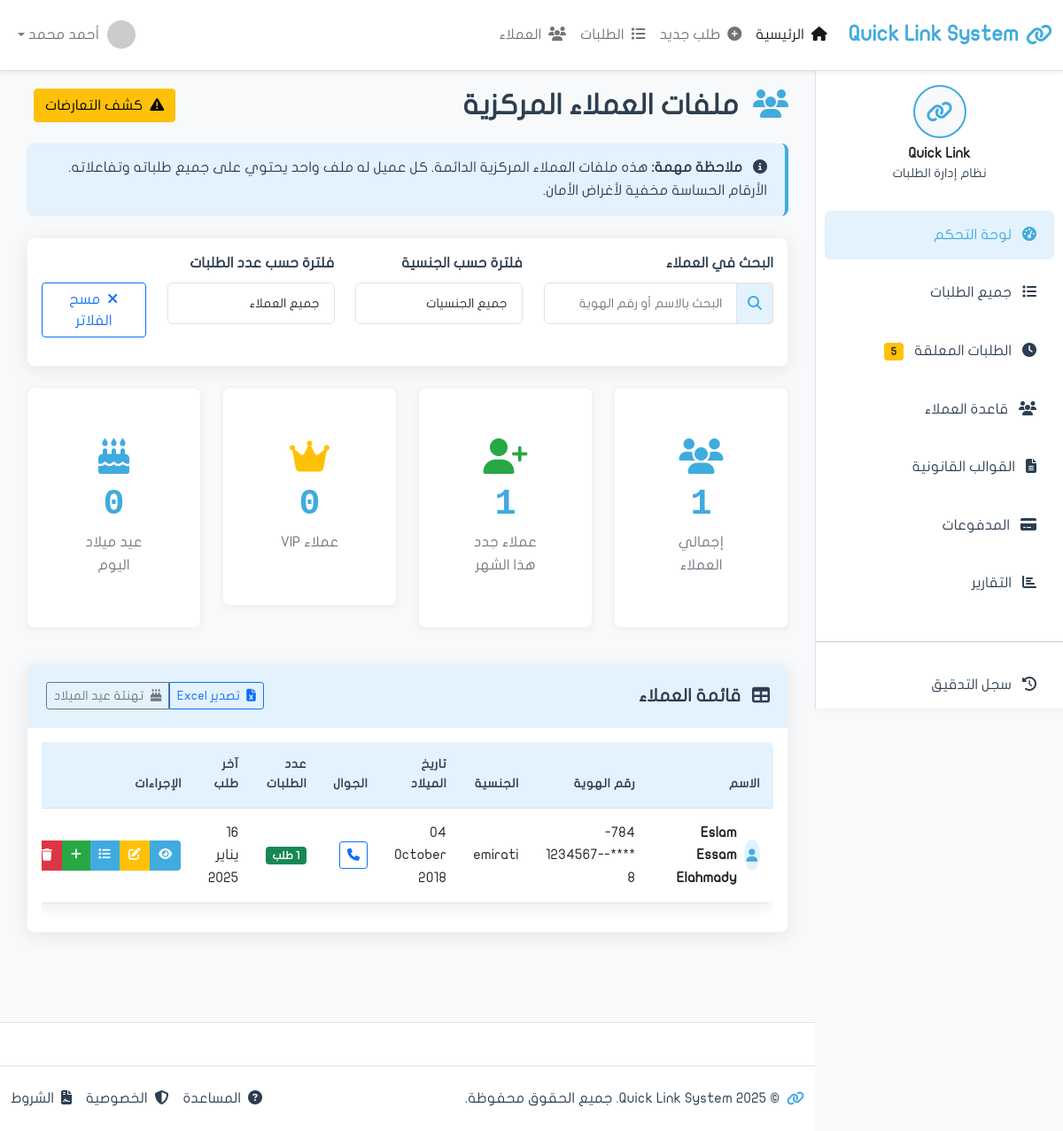
Before: /clients/ with the older database file.
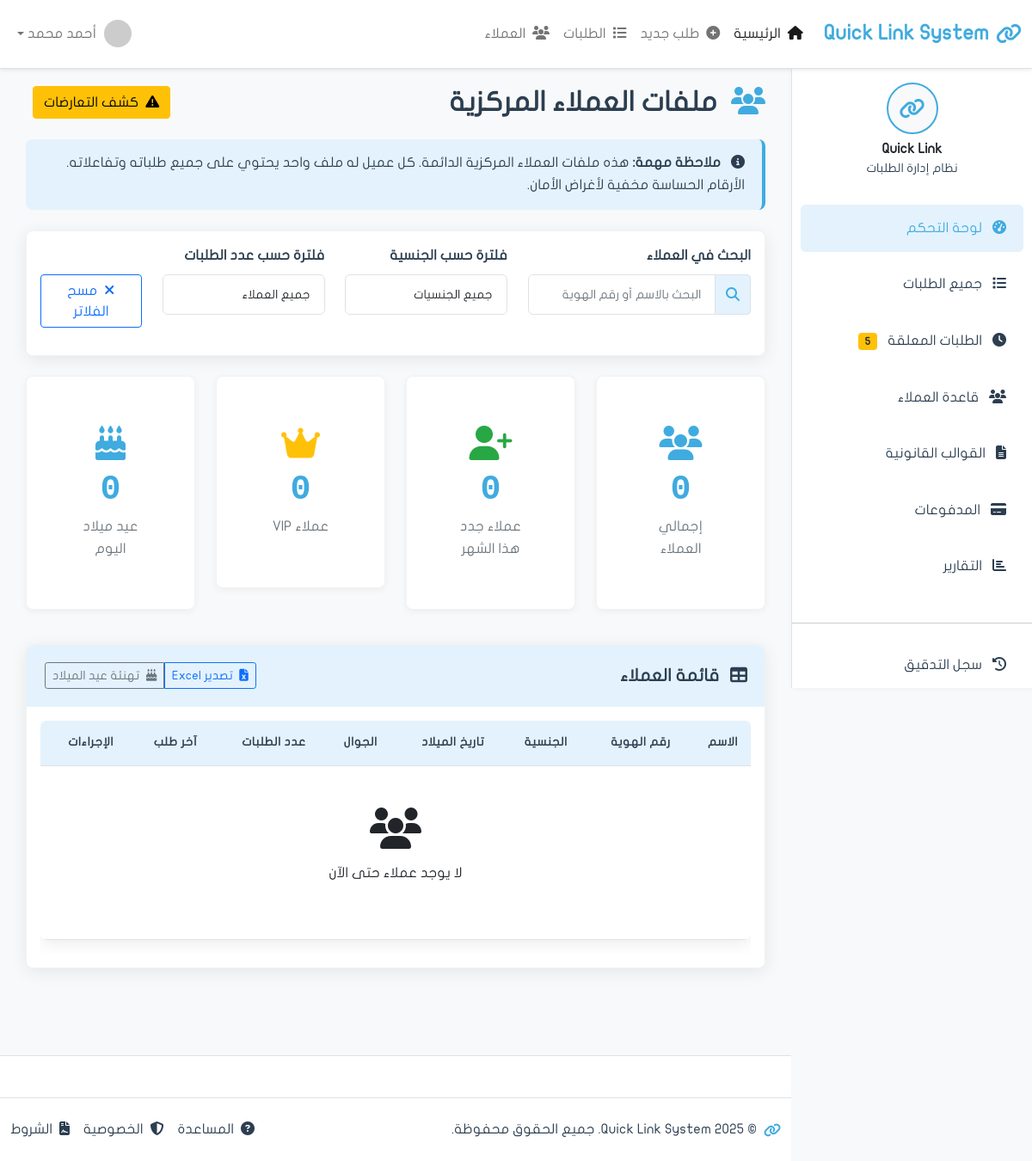
After: the same page with the newer database file.
### apps/clients/models.py (models this page shows, shortened)
class Customer(models.Model):
    full_name = models.CharField('الاسم الرباعي', max_length=200)
    full_name_english = models.CharField('الاسم بالإنجليزية', max_length=200, blank=True)
    emirates_id = models.CharField(
        'رقم الهوية',
        max_length=18,
        unique=True,
        validators=[
            RegexValidator(
                regex=r'^784-\d{4}-\d{7}-\d{1}$',
                message='رقم الهوية يجب أن يكون بصيغة: 784-XXXX-XXXXXXX-X'
            )
        ]
    )
    date_of_birth = models.DateField('تاريخ الميلاد')
    nationality = models.CharField('الجنسية', max_length=100, default='الإمارات')
    gender = models.CharField('الجنس', max_length=10, choices=[
        ('male', 'ذكر'),
        ('female', 'أنثى'),
    ])
    phone = models.CharField('رقم الجوال', max_length=20)
    email = models.EmailField('البريد الإلكتروني', blank=True)
    address = models.TextField('العنوان', blank=True)
    occupation = models.CharField('المهنة', max_length=100, blank=True)
    company_name = models.CharField('اسم الشركة', max_length=200, blank=True)
    created_at = models.DateTimeField('تاريخ الإنشاء', auto_now_add=True)
    updated_at = models.DateTimeField('آخر تحديث', auto_now=True)
    created_by = models.ForeignKey(
        'auth.User',
        on_delete=models.SET_NULL,
        null=True,
        related_name='customers_created',
        verbose_name='تم الإنشاء بواسطة'
    )
    is_active = models.BooleanField('نشط', default=True)
    is_verified = models.BooleanField('موثق', default=False)
    notes = models.TextField('ملاحظات', blank=True)
    class Meta:
        verbose_name = 'عميل'
        verbose_name_plural = 'العملاء'
        ordering = ['-created_at']
        indexes = [
            models.Index(fields=['emirates_id']),
            models.Index(fields=['full_name']),
            models.Index(fields=['phone']),
        ]
    @property
    def masked_emirates_id(self):
        return f"{self.emirates_id[:3]}-****-{self.emirates_id[-9:-2]}-{self.emirates_id[-1]}"
    @property
    def is_birthday_today(self):
        today = date.today()
        return (today.month, today.day) == (self.date_of_birth.month, self.date_of_birth.day)

### apps/clients/views.py (the view, shortened to what this page needs)
# urls.py: path('', views.list, name='list'),
def list(request):
    search_query = request.GET.get('q')
    nationality_filter = request.GET.get('nationality')
    requests_filter = request.GET.get('requests')
    customers = Customer.objects.filter(is_active=True).annotate(
        requests_count=Count('requests')
    )
    if search_query:
        customers = customers.filter(
            Q(full_name__icontains=search_query) |
            Q(emirates_id__icontains=search_query) |
            Q(phone__icontains=search_query)
        )
    if nationality_filter and nationality_filter != 'all':
        customers = customers.filter(nationality__icontains=nationality_filter)
    customers = customers.order_by('-created_at')
    total_customers = Customer.objects.filter(is_active=True).count()
    first_day_of_month = date.today().replace(day=1)
    new_customers_count = Customer.objects.filter(
        is_active=True,
        created_at__gte=first_day_of_month
    ).count()
    vip_customers_count = Customer.objects.filter(is_active=True).annotate(
        requests_count=Count('requests')
    ).filter(requests_count__gt=5).count()
    today = date.today()
    birthday_customers_count = Customer.objects.filter(
        is_active=True,
        date_of_birth__month=today.month,
        date_of_birth__day=today.day
    ).count()
    context = {
        'page_title': 'قاعدة العملاء',
        'customers': customers,
        'total_customers': total_customers,
        'new_customers_count': new_customers_count,
        'vip_customers_count': vip_customers_count,
        'birthday_customers_count': birthday_customers_count,
    }
    return render(request, 'clients/list.html', context)

### apps/clients/templates/clients/list.html (shortened to what this page needs)
{% extends 'base.html' %}
{% load static %}
{% block content %}
            <div class="d-flex justify-content-between align-items-center mb-4">
                <h2 class="mb-0">
                    <i class="fas fa-users me-2 text-primary"></i>
                    ملفات العملاء المركزية
                </h2>
                <div>
                    <a href="{% url 'clients:identity_check' %}" class="btn btn-warning me-2">
                        <i class="fas fa-exclamation-triangle me-1"></i>
                        كشف التعارضات
                    </a>
                </div>
            </div>
            <div class="alert alert-info mb-4">
                <i class="fas fa-info-circle me-2"></i>
                <strong>ملاحظة مهمة:</strong> هذه ملفات العملاء المركزية الدائمة. كل عميل له ملف واحد يحتوي على جميع طلباته وتفاعلاته. الأرقام الحساسة مخفية لأغراض الأمان.
            </div>
            <div class="card shadow-custom mb-4">
                <div class="card-body">
                    <div class="row">
                        <div class="col-md-4 mb-3">
                            <label class="form-label">البحث في العملاء</label>
                            <div class="input-group">
                                <span class="input-group-text">
                                    <i class="fas fa-search"></i>
                                </span>
                                <input type="text" class="form-control" placeholder="البحث بالاسم أو رقم الهوية" id="customerSearchInput">
                            </div>
                        </div>
                        <div class="col-md-3 mb-3">
                            <label class="form-label">فلترة حسب الجنسية</label>
                            <select class="form-control" id="nationalityFilter">
                                <option value="all">جميع الجنسيات</option>
                            </select>
                        </div>
                        <div class="col-md-3 mb-3">
                            <label class="form-label">فلترة حسب عدد الطلبات</label>
                            <select class="form-control" id="requestsFilter">
                                <option value="all">جميع العملاء</option>
                            </select>
                        </div>
                        <div class="col-md-2 mb-3">
                            <label class="form-label">&nbsp;</label>
                            <div class="d-grid">
                                <a href="{% url 'clients:list' %}" class="btn btn-outline-primary">
                                    <i class="fas fa-times me-1"></i>
                                    مسح الفلاتر
                                </a>
                            </div>
                        </div>
                    </div>
                </div>
            </div>
            <div class="row mb-4">
                <div class="col-xl-3 col-md-6 mb-3">
                    <div class="card stats-card">
                        <div class="card-body text-center">
                            <i class="fas fa-users icon-large text-primary"></i>
                            <div class="stats-number">{{ total_customers|default:0 }}</div>
                            <div class="stats-label">إجمالي العملاء</div>
                        </div>
                    </div>
                </div>
                <div class="col-xl-3 col-md-6 mb-3">
                    <div class="card stats-card">
                        <div class="card-body text-center">
                            <i class="fas fa-user-plus icon-large text-success"></i>
                            <div class="stats-number">{{ new_customers_count|default:0 }}</div>
                            <div class="stats-label">عملاء جدد هذا الشهر</div>
                        </div>
                    </div>
                </div>
                <div class="col-xl-3 col-md-6 mb-3">
                    <div class="card stats-card">
                        <div class="card-body text-center">
                            <i class="fas fa-crown icon-large text-warning"></i>
                            <div class="stats-number">{{ vip_customers_count|default:0 }}</div>
                            <div class="stats-label">عملاء VIP</div>
                        </div>
                    </div>
                </div>
                <div class="col-xl-3 col-md-6 mb-3">
                    <div class="card stats-card">
                        <div class="card-body text-center">
                            <i class="fas fa-birthday-cake icon-large text-info"></i>
                            <div class="stats-number">{{ birthday_customers_count|default:0 }}</div>
                            <div class="stats-label">عيد ميلاد اليوم</div>
                        </div>
                    </div>
                </div>
            </div>
            <div class="card shadow-custom">
                <div class="card-header d-flex justify-content-between align-items-center">
                    <h5 class="mb-0">
                        <i class="fas fa-table me-2"></i>
                        قائمة العملاء
                    </h5>
                    <div class="btn-group" role="group">
                        <button type="button" class="btn btn-outline-primary btn-sm" onclick="exportCustomersToExcel()">
                            <i class="fas fa-file-excel me-1"></i>
                            تصدير Excel
                        </button>
                        <button type="button" class="btn btn-outline-secondary btn-sm" onclick="sendBirthdayGreetings()">
                            <i class="fas fa-birthday-cake me-1"></i>
                            تهنئة عيد الميلاد
                        </button>
                    </div>
                </div>
                <div class="card-body">
                    <div class="table-responsive">
                        <table class="table table-hover" id="customersTable">
                            <thead>
                                <tr>
                                    <th>الاسم</th>
                                    <th>رقم الهوية</th>
                                    <th>الجنسية</th>
                                    <th>تاريخ الميلاد</th>
                                    <th>الجوال</th>
                                    <th>عدد الطلبات</th>
                                    <th>آخر طلب</th>
                                    <th>الإجراءات</th>
                                </tr>
                            </thead>
                            <tbody>
                                {% if customers %}
                                    {% for customer in customers %}
                                    <tr>
                                        <td>
                                            <div class="d-flex align-items-center">
                                                <div class="avatar-circle me-2 {% if customer.is_birthday_today %}bg-warning{% elif customer.requests_count > 5 %}bg-danger{% endif %}">
                                                    {% if customer.is_birthday_today %}
                                                        <i class="fas fa-birthday-cake"></i>
                                                    {% elif customer.requests_count > 5 %}
                                                        <i class="fas fa-crown"></i>
                                                    {% else %}
                                                        <i class="fas fa-user"></i>
                                                    {% endif %}
                                                </div>
                                                <strong>{{ customer.full_name }}</strong>
                                            </div>
                                        </td>
                                        <td>{{ customer.masked_emirates_id }}</td>
                                        <td>{{ customer.nationality }}</td>
                                        <td>{{ customer.date_of_birth|date:"d F Y" }}</td>
                                        <td>
                                            <a href="{% url 'chat:room' %}?customer_id={{ customer.id }}" class="btn btn-sm btn-outline-primary" title="اتصال عبر WhatsApp Business">
                                                <i class="fas fa-phone"></i>
                                            </a>
                                        </td>
                                        <td>
                                            <span class="badge {% if customer.requests_count > 5 %}bg-danger{% elif customer.requests_count > 2 %}bg-warning{% else %}bg-success{% endif %}">
                                                {{ customer.requests_count }} {% if customer.requests_count == 1 %}طلب{% else %}طلبات{% endif %}
                                            </span>
                                        </td>
                                        <td>{{ customer.updated_at|date:"d يناير Y" }}</td>
                                        <td>
                                            <div class="btn-group" role="group">
                                                <a href="{% url 'clients:detail' customer.id %}" class="btn btn-action btn-view" title="عرض الملف">
                                                    <i class="fas fa-eye"></i>
                                                </a>
                                                <a href="{% url 'clients:edit' customer.id %}" class="btn btn-action btn-edit" title="تعديل">
                                                    <i class="fas fa-edit"></i>
                                                </a>
                                                <a href="{% url 'clients:detail' customer.id %}#requests" class="btn btn-action btn-info" title="طلبات العميل">
                                                    <i class="fas fa-list"></i>
                                                </a>
                                                <a href="{% url 'requests:create' %}?customer_id={{ customer.id }}" class="btn btn-action btn-success" title="طلب جديد">
                                                    <i class="fas fa-plus"></i>
                                                </a>
                                                <a href="{% url 'clients:delete' customer.id %}" class="btn btn-action btn-danger" title="حذف العميل">
                                                    <i class="fas fa-trash"></i>
                                                </a>
                                            </div>
                                        </td>
                                    </tr>
                                    {% endfor %}
                                {% else %}
                                    <tr>
                                        <td colspan="8" class="text-center text-muted py-5">
                                            <i class="fas fa-users fa-3x mb-3 d-block"></i>
                                            <p>لا يوجد عملاء حتى الآن</p>
                                        </td>
                                    </tr>
                                {% endif %}
                            </tbody>
                        </table>
                    </div>
                </div>
            </div>
{% endblock content %}

Changed rows visible on the page:
removed Customer: full_name "Eslam Essam Elahmady", masked_emirates_id "784-****-1234567-8", nationality "emirati", date_of_birth "04 October 2018", requests_count "1", shows "طلب", updated_at "16 يناير 2025"
Other visible differences:
{{ total_customers|default:0 }}: "1" → "0"
{{ new_customers_count|default:0 }}: "1" → "0"
text now shown: "لا يوجد عملاء حتى الآن"
